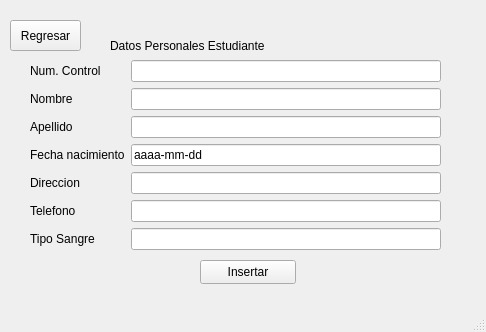
<?xml version="1.0" encoding="UTF-8"?>
<ui version="4.0">
 <class>MainWindow</class>
 <widget class="QMainWindow" name="MainWindow">
  <property name="geometry">
   <rect>
    <x>0</x>
    <y>0</y>
    <width>486</width>
    <height>332</height>
   </rect>
  </property>
  <property name="windowTitle">
   <string>MainWindow</string>
  </property>
  <widget class="QWidget" name="centralwidget">
   <widget class="QLabel" name="label">
    <property name="geometry">
     <rect>
      <x>110</x>
      <y>10</y>
      <width>291</width>
      <height>71</height>
     </rect>
    </property>
    <property name="styleSheet">
     <string notr="true">
font: 20pt &quot;Tw Cen MT Condensed Extra Bold&quot;;</string>
    </property>
    <property name="text">
     <string>Datos Personales Estudiante</string>
    </property>
   </widget>
   <widget class="QWidget" name="formLayoutWidget">
    <property name="geometry">
     <rect>
      <x>30</x>
      <y>60</y>
      <width>411</width>
      <height>199</height>
     </rect>
    </property>
    <layout class="QFormLayout" name="formLayout_2">
     <item row="0" column="1">
      <widget class="QLineEdit" name="numcontrolline"/>
     </item>
     <item row="1" column="0">
      <widget class="QLabel" name="label_3">
       <property name="styleSheet">
        <string notr="true">font: 14pt &quot;MS Shell Dlg 2&quot;;</string>
       </property>
       <property name="text">
        <string>Nombre</string>
       </property>
      </widget>
     </item>
     <item row="0" column="0">
      <widget class="QLabel" name="label_2">
       <property name="styleSheet">
        <string notr="true">font: 14pt &quot;MS Shell Dlg 2&quot;;</string>
       </property>
       <property name="text">
        <string>Num. Control</string>
       </property>
      </widget>
     </item>
     <item row="1" column="1">
      <widget class="QLineEdit" name="nombrelineedit"/>
     </item>
     <item row="3" column="0">
      <widget class="QLabel" name="label_4">
       <property name="styleSheet">
        <string notr="true">font: 14pt &quot;MS Shell Dlg 2&quot;;</string>
       </property>
       <property name="text">
        <string>Fecha nacimiento</string>
       </property>
      </widget>
     </item>
     <item row="4" column="0">
      <widget class="QLabel" name="label_5">
       <property name="styleSheet">
        <string notr="true">font: 14pt &quot;MS Shell Dlg 2&quot;;</string>
       </property>
       <property name="text">
        <string>Direccion</string>
       </property>
      </widget>
     </item>
     <item row="5" column="0">
      <widget class="QLabel" name="label_6">
       <property name="styleSheet">
        <string notr="true">font: 14pt &quot;MS Shell Dlg 2&quot;;</string>
       </property>
       <property name="text">
        <string>Telefono</string>
       </property>
      </widget>
     </item>
     <item row="6" column="0">
      <widget class="QLabel" name="label_7">
       <property name="styleSheet">
        <string notr="true">font: 14pt &quot;MS Shell Dlg 2&quot;;</string>
       </property>
       <property name="text">
        <string>Tipo Sangre</string>
       </property>
      </widget>
     </item>
     <item row="3" column="1">
      <widget class="QLineEdit" name="fechalineedit">
       <property name="text">
        <string>aaaa-mm-dd</string>
       </property>
      </widget>
     </item>
     <item row="4" column="1">
      <widget class="QLineEdit" name="direccionlineedit"/>
     </item>
     <item row="5" column="1">
      <widget class="QLineEdit" name="telefonolineedit"/>
     </item>
     <item row="6" column="1">
      <widget class="QLineEdit" name="tiposangreline"/>
     </item>
     <item row="2" column="0">
      <widget class="QLabel" name="label_8">
       <property name="styleSheet">
        <string notr="true">font: 14pt &quot;MS Shell Dlg 2&quot;;</string>
       </property>
       <property name="text">
        <string>Apellido</string>
       </property>
      </widget>
     </item>
     <item row="2" column="1">
      <widget class="QLineEdit" name="apellidoline"/>
     </item>
    </layout>
   </widget>
   <widget class="QPushButton" name="botonGuardar">
    <property name="geometry">
     <rect>
      <x>200</x>
      <y>260</y>
      <width>96</width>
      <height>24</height>
     </rect>
    </property>
    <property name="text">
     <string>Insertar</string>
    </property>
    <property name="icon">
     <iconset>
      <normaloff>../img/ins.png</normaloff>../img/ins.png</iconset>
    </property>
   </widget>
   <widget class="QPushButton" name="botonSalir">
    <property name="geometry">
     <rect>
      <x>10</x>
      <y>20</y>
      <width>71</width>
      <height>31</height>
     </rect>
    </property>
    <property name="text">
     <string>Regresar</string>
    </property>
   </widget>
  </widget>
  <widget class="QMenuBar" name="menubar">
   <property name="geometry">
    <rect>
     <x>0</x>
     <y>0</y>
     <width>486</width>
     <height>21</height>
    </rect>
   </property>
  </widget>
  <widget class="QStatusBar" name="statusbar"/>
 </widget>
 <resources/>
 <connections/>
</ui>
